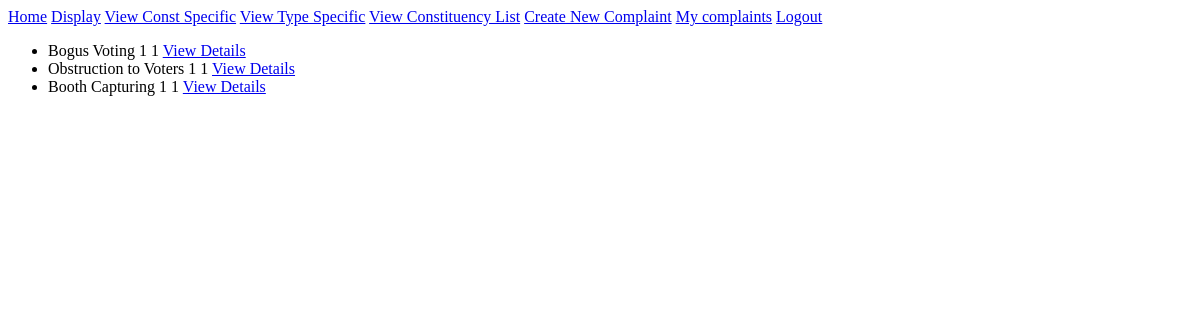
The page /complaints/by/ABC9876543 (signed in) on the database as committed earlier.
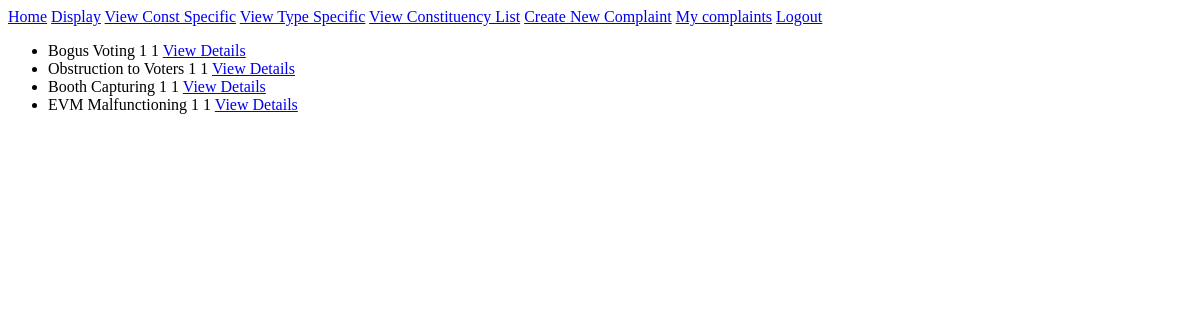
The same page on the database as committed later.
### complaints/models.py (models this page shows, shortened)
class Complaint(models.Model):
    user = models.ForeignKey(
        User, related_name='complaints', on_delete=models.CASCADE)
    COMPLAINT_CHOICES = []
    type_list = [u['type'] for u in acc_models.ComplaintType.objects.all().values('type')]
    for temp in type_list:
        COMPLAINT_CHOICES.append((temp,temp))
    choice = models.CharField(
        max_length=50, choices=COMPLAINT_CHOICES, blank=False)
    description = models.TextField(blank=True)
    file_upload = models.FileField(
        upload_to='files', blank=True)
    file_upload1 = models.FileField(
        upload_to='files', blank=True)
    file_upload2 = models.FileField(
        upload_to='files', blank=True)
    file_upload3 = models.FileField(
        upload_to='files', blank=True)
    file_upload4 = models.FileField(
        upload_to='files', blank=True)
    file_upload5 = models.FileField(
        upload_to='files', blank=True)
    created_at = models.DateTimeField(auto_now=True)
    viewed_complaint = models.BooleanField(default=False)
    class Meta():
        ordering = ['created_at']
        unique_together = ["user", "choice"]

### accounts/models.py (models this page shows, shortened)
class Voter(models.Model):
    user = models.OneToOneField(
        User, related_name="voter_details", on_delete=models.CASCADE)
    phone_num = models.PositiveIntegerField()
    cons_no = models.PositiveIntegerField(blank=False)
    booth_no = models.PositiveIntegerField(blank=False)

### complaints/views.py (the view)
# urls.py: path('by/<slug:username>', views.UserComplaints.as_view(), name='user_complaints'),
class UserComplaints(LoginRequiredMixin, generic.ListView):
    model = models.Complaint
    template_name = "complaint/user_complaint_list.html"
    def get_queryset(self):
        try:
            self.complaint_user = User.objects.prefetch_related(
                "complaints").get(username__iexact=self.kwargs.get("username"))
        except User.DoesNotExist:
            raise Http404
        else:
            return self.complaint_user.complaints.all()
    def get_context_data(self, **kwargs):
        context = super().get_context_data(**kwargs)
        context["complaint_user"] = self.complaint_user
        return context

### accounts/context_processors.py (called while the page is built)
def GovList(request):
    id_list = [u['user'] for u in acc_models.GovUser.objects.all().values('user')]
    govname_list=[]
    for num in id_list:
        temp = User.objects.get(id__iexact = num)
        temp_name = temp.username
        govname_list.append(temp_name)
    return {'govname_list':govname_list}

### complaints/templates/complaint/user_complaint_list.html
{% extends "complaint/complaint_base.html" %}
{% block complaint_content %}
    <ul>
        {% for com in complaint_list %}
        <li>
            {{com.choice}}
            {{com.user.voter_details.cons_no}}
            {{com.user.voter_details.booth_no}}
            <a href="{% url 'complaints:single' pk=com.pk %}">View Details</a>
        </li>
        {% endfor %}
    </ul>
{% endblock %}

### complaints/templates/complaint/complaint_base.html (shortened to what this page needs)
{% extends "base.html" %}
{% block content %}
    {% block complaint_content %}{% endblock %}
{% endblock %}

### templates/base.html (shortened to what this page needs)
<!DOCTYPE html>
{% load staticfiles %}
<html lang="en">
<head>
</head>
<body>
    <a href="{%  url 'home' %}">Home</a>
    <a href="{% url 'complaints:display_all' %}">Display</a>
    <a href="{% url 'complaints:get_const_num' %}">View Const Specific</a>
    <a href="{% url 'complaints:get_type' %}">View Type Specific</a>
    <a href="{% url 'accounts:constituency_list' %}">View Constituency List</a>
    {% if user.is_authenticated %}
    {% block government %}
    {% if not user.username in govname_list %}
    <a href="{% url 'complaints:create' %}">Create New Complaint</a>
    <a href="{% url 'complaints:user_complaints' username=user.username %}">My complaints</a>
    {% endif %}
    {% endblock %}
        <a href="{% url 'accounts:logout' %}">Logout</a>
    {% else %}
        <a href="{% url 'accounts:login' %}">Login</a>
    {% endif %}
    {% block content %}
    {% endblock %}
</body>
</html>

Rows that differ between the two databases and show on the page:
added Complaint: choice "EVM Malfunctioning", user.voter_details.cons_no "1", user.voter_details.booth_no "1"
